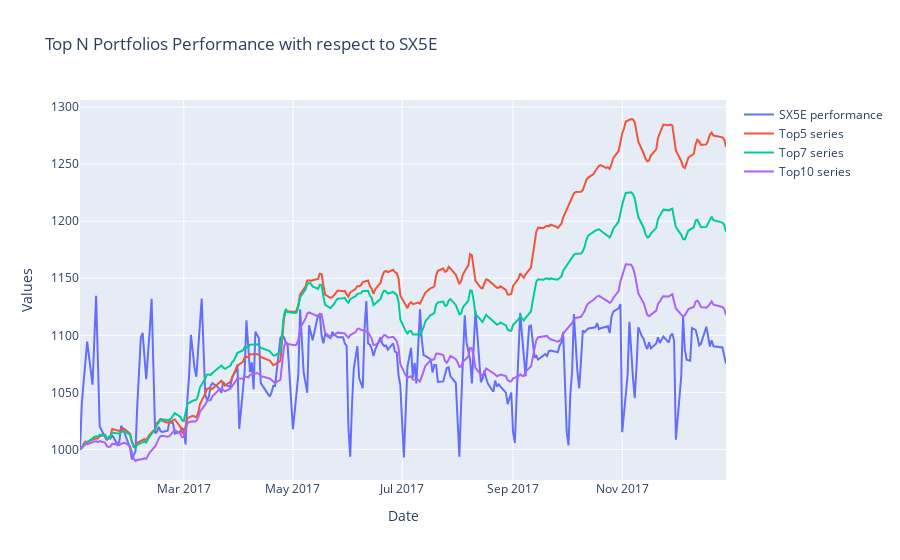

Source (notebook cell):
### Code cell
plot_portfolios(portfolio_series_CNN_biLSTM, test_index_series)

### Figure 1 — Plotly figure (JSON) as saved in the notebook; plotly's stock layout.template omitted (floating-point values rounded to 4 significant figures; data arrays with more than 128 entries replaced by an {"elided": "..."} marker saying what was removed)
{"data": [{"mode": "lines", "name": "SX5E performance", "type": "scatter", "x": {"elided": "251 str values"}, "y": {"elided": "251 float values"}}, {"mode": "lines", "name": "Top5 series", "type": "scatter", "x": {"elided": "254 str values"}, "y": {"elided": "254 float values"}}, {"mode": "lines", "name": "Top7 series", "type": "scatter", "x": {"elided": "254 str values"}, "y": {"elided": "254 float values"}}, {"mode": "lines", "name": "Top10 series", "type": "scatter", "x": {"elided": "254 str values"}, "y": {"elided": "254 float values"}}], "layout": {"title": {"text": "Top N Portfolios Performance with respect to SX5E"}, "xaxis": {"title": {"text": "Date"}}, "yaxis": {"title": {"text": "Values"}}}}
